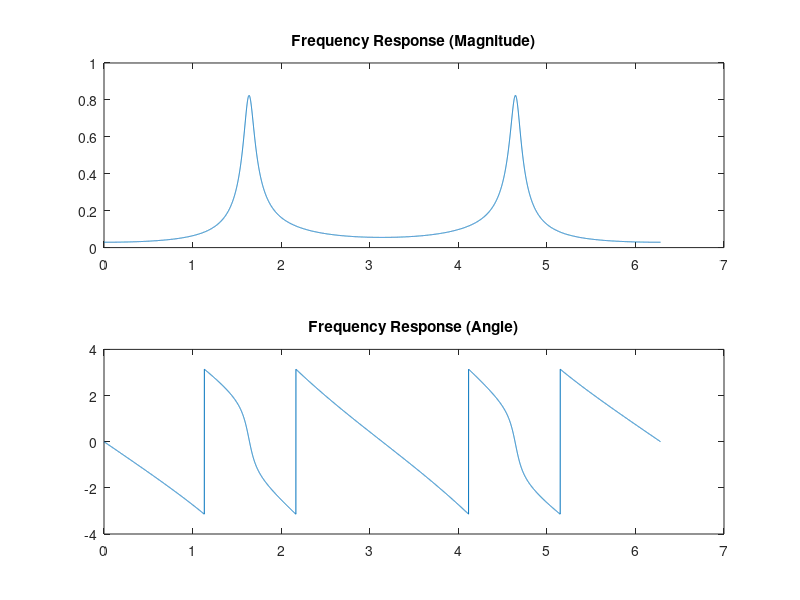
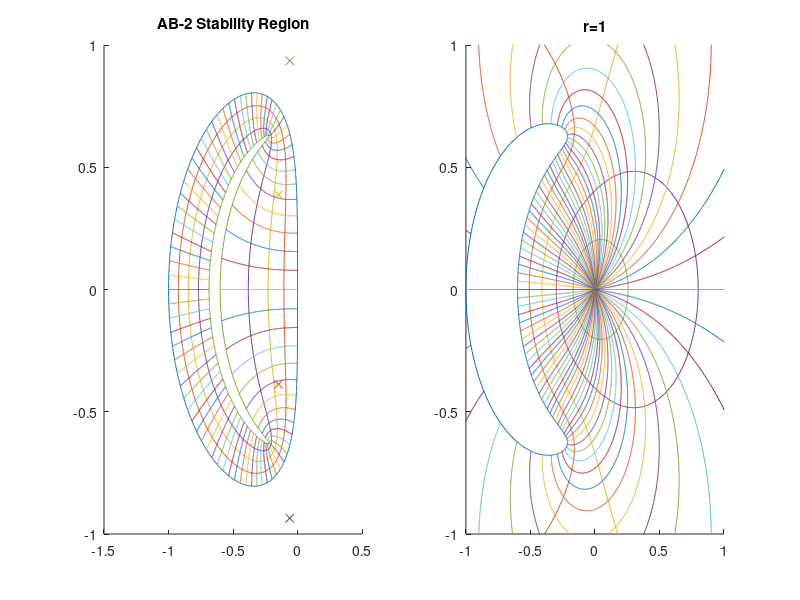

Reproduce these figures in MATLAB, in order. (Note: this script raises an error after producing the figures.)
% System Simulation Problem 9
% Written by Josh Humphrey

%% Part B %%
clear
N = 10000;
Omega=linspace(0,2*pi,N+1);      %Set up vector of Omega
s=exp(1i*Omega);                  %Define z on unit circle
T=0.001;
H=(0.0850)./(s.^4+0.4174*s.^3+1.0871*s.^2+0.2805*s+0.1512);
       
figure (1)
subplot(2,1,1)
plot(Omega,abs(H));
title('Frequency Response (Magnitude)')
        
subplot(2,1,2)
plot(Omega,angle(H));
title('Frequency Response (Angle)')

%% Part C %%
figure(2)
run=2;
Nr=10;
Ntheta=80;

rho=linspace(1,Nr,Nr)/Nr;
theta=linspace(0,(Ntheta-1)/Ntheta,Ntheta)*2*pi;
    
rhocw=rho;
rhoccw=rho;

p=linspace(0,2*pi,1001);
for m=1:Nr
    r=rho(Nr-m+1);
    z=r*exp(i*p);
    w=2*z.*(z-1)./(3*z-1);
    if(r>0.57)
        rhoccw(m)=100;
        subplot(121)
        title('AB-2 Stability Region')
        hold on
        plot(real(w),imag(w))
        hold off
        axis([-1.5 0.5 -1 1])
    else
        rhocw(m)=0;
        subplot(122)
         title('r=1')
        hold on
        plot(real(w),imag(w))
        hold off
        axis([-1 1 -1 1])
    end    
    
end
if(run==3)
    pause
end


r1=linspace(min(rhoccw),1,1001);
r2=linspace(0,max(rhocw),1001);

for m=1:length(theta)
    z1=r1*exp(i*theta(m));
    z2=r2*exp(i*theta(m));
    w1=2*z1.*(z1-1)./(3*z1-1);
    w2=2*z2.*(z2-1)./(3*z2-1);
    
    subplot(121)
    hold on
        plot(real(w1),imag(w1))
    hold off
    subplot(122)
    hold on
        plot(real(w2),imag(w2))
    hold off
    
end

% Add in part D poles
subplot(121)
hold on
plot(-0.14759,-0.38759, 'x')
plot(-0.14759,0.38759, 'x')
plot(-0.0611034,-0.935565, 'x')
plot(-0.0611034,0.935565, 'x')
hold off



%% Part F %%
N=10000;
num = [0.0850];
den = [1 0.4174 1.0871 0.2805 0.1512];
[A,B,C,D] = tf2ss(num,den);

T_completely_stable = 0.01;
T_relatively_stable = 0.5;
T_relatively_unstable = 0.7;
T_completely_unstalbe = 1.0;

u = ones(1,N);
fx = zeros(1,N);
x = zeros(1,N);
y = zeros(1,N);
A = -0.4174;
B = -1.0871;
C = -0.2805;
D = -0.1512;
for k = 1:N-2
    fx(k) = A.*x(k) + B.*u(k);
    
    x(k+2) = x(k+1) + (T_relatively_stable/2)*(3*fx(k+1)-fx(k));
    y(k) = C.*x(k)+D.*u(k);
end

figure(4)
subplot(121)
plot(x,y)
title('Relatively Stable T')

u = ones(1,N);
fx = zeros(1,N);
x = zeros(1,N);
y = zeros(1,N);

for k = 1:N-2
    fx(k) = A.*x(k) + B.*u(k);
    
    x(k+2) = x(k+1) + (T_relatively_unstable/2)*(3*fx(k+1)-fx(k));
    y(k) = C.*x(k)+D.*u(k);
end

subplot(122)
plot(x,y)
title('Relatively Unstable T')
